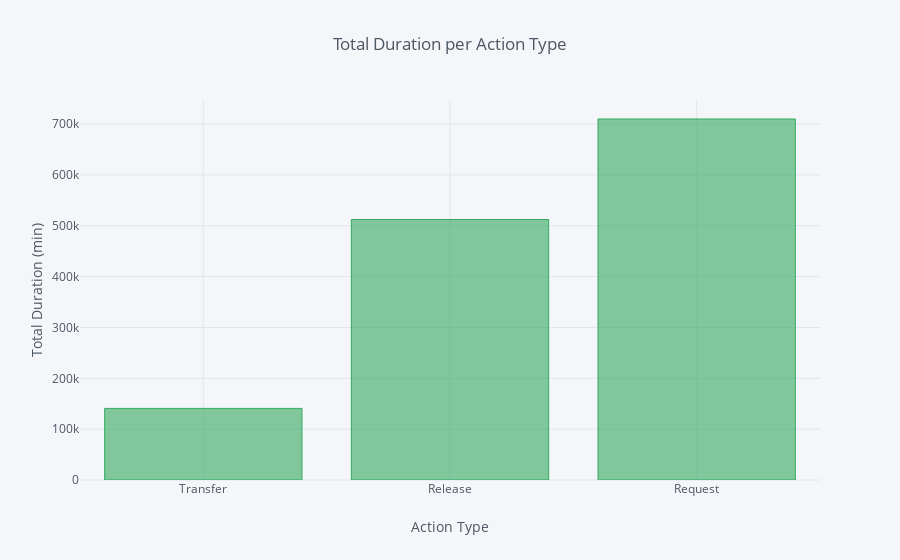

Write notebook code for a chart like this one.
### Code cell
results.iplot(kind = 'bar', x = 'Action Type', 
              y = 'Total Duration (min)', 
              title = 'Total Duration per Action Type', 
             xTitle = 'Action Type', 
             yTitle = 'Total Duration (min)', color = 'rgba(50, 171, 96, 1.0)')

### Figure 1 — Plotly figure (JSON) as saved in the notebook; plotly's stock layout.template omitted (floating-point values rounded to 4 significant figures)
{"data": [{"marker": {"color": "rgba(50, 171, 96, 0.6)", "line": {"color": "rgba(50, 171, 96, 1.0)", "width": 1}}, "name": "Total Duration (min)", "orientation": "v", "text": "", "type": "bar", "uid": "0073dee5-b1ed-4613-823d-8cc8cf5d3d67", "x": ["Transfer", "Release", "Request"], "y": [140800.0, 512300.0, 710000.0]}], "layout": {"legend": {"bgcolor": "#F5F6F9", "font": {"color": "#4D5663"}}, "paper_bgcolor": "#F5F6F9", "plot_bgcolor": "#F5F6F9", "title": {"font": {"color": "#4D5663"}, "text": "Total Duration per Action Type"}, "xaxis": {"gridcolor": "#E1E5ED", "showgrid": true, "tickfont": {"color": "#4D5663"}, "title": {"font": {"color": "#4D5663"}, "text": "Action Type"}, "zerolinecolor": "#E1E5ED"}, "yaxis": {"gridcolor": "#E1E5ED", "showgrid": true, "tickfont": {"color": "#4D5663"}, "title": {"font": {"color": "#4D5663"}, "text": "Total Duration (min)"}, "zerolinecolor": "#E1E5ED"}}}
